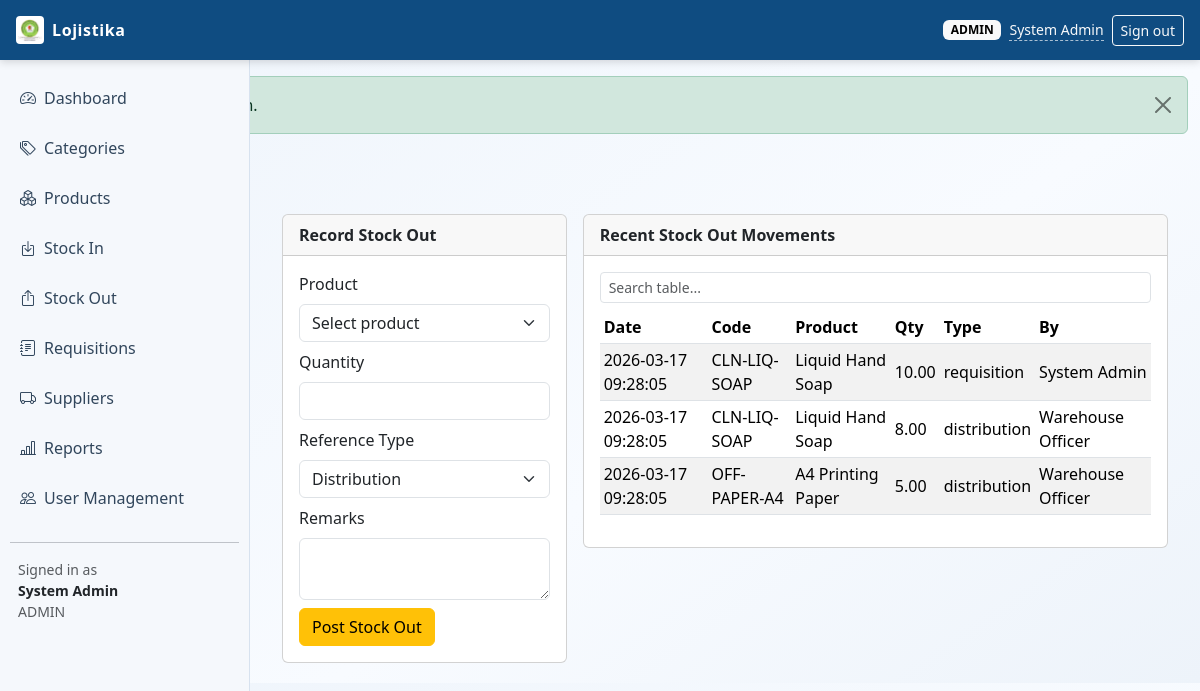
The page /index.php?page=stock_out (signed in) on the database its author committed.
### tables this page shows
CREATE TABLE stock_movements (
    id INT UNSIGNED AUTO_INCREMENT PRIMARY KEY,
    product_id INT UNSIGNED NOT NULL,
    movement_type ENUM('in', 'out') NOT NULL,
    quantity DECIMAL(12,2) NOT NULL,
    unit_cost DECIMAL(12,2) NOT NULL DEFAULT 0,
    reference_type ENUM('purchase', 'donation', 'adjustment', 'requisition', 'distribution', 'return') NOT NULL DEFAULT 'adjustment',
    reference_id INT UNSIGNED NULL,
    remarks VARCHAR(255) NULL,
    performed_by INT UNSIGNED NULL,
    created_at TIMESTAMP NOT NULL DEFAULT CURRENT_TIMESTAMP,
    CONSTRAINT chk_stock_movements_quantity CHECK (quantity > 0),
    CONSTRAINT fk_stock_movements_product FOREIGN KEY (product_id) REFERENCES products(id) ON DELETE RESTRICT,
    CONSTRAINT fk_stock_movements_user FOREIGN KEY (performed_by) REFERENCES users(id) ON DELETE SET NULL,
    INDEX idx_stock_movements_product_date (product_id, created_at),
    INDEX idx_stock_movements_reference (reference_type, reference_id)
);

CREATE TABLE products (
    id INT UNSIGNED AUTO_INCREMENT PRIMARY KEY,
    category_id INT UNSIGNED NOT NULL,
    supplier_id INT UNSIGNED NULL,
    code VARCHAR(50) NOT NULL,
    name VARCHAR(150) NOT NULL,
    unit ENUM('unit', 'liter', 'box', 'kg', 'pack') NOT NULL DEFAULT 'unit',
    min_stock DECIMAL(12,2) NOT NULL DEFAULT 0,
    is_active TINYINT(1) NOT NULL DEFAULT 1,
    created_by INT UNSIGNED NULL,
    updated_by INT UNSIGNED NULL,
    created_at TIMESTAMP NOT NULL DEFAULT CURRENT_TIMESTAMP,
    updated_at TIMESTAMP NOT NULL DEFAULT CURRENT_TIMESTAMP ON UPDATE CURRENT_TIMESTAMP,
    CONSTRAINT uq_products_code UNIQUE (code),
    CONSTRAINT fk_products_category FOREIGN KEY (category_id) REFERENCES categories(id) ON DELETE RESTRICT,
    CONSTRAINT fk_products_supplier FOREIGN KEY (supplier_id) REFERENCES suppliers(id) ON DELETE SET NULL,
    CONSTRAINT fk_products_created_by FOREIGN KEY (created_by) REFERENCES users(id) ON DELETE SET NULL,
    CONSTRAINT fk_products_updated_by FOREIGN KEY (updated_by) REFERENCES users(id) ON DELETE SET NULL
);

CREATE TABLE users (
    id INT UNSIGNED AUTO_INCREMENT PRIMARY KEY,
    full_name VARCHAR(120) NOT NULL,
    email VARCHAR(120) NOT NULL UNIQUE,
    password_hash VARCHAR(255) NOT NULL,
    role ENUM('admin', 'warehouse', 'requester') NOT NULL,
    departments VARCHAR(180) NOT NULL DEFAULT 'Departamento de Administracao e Financas',
    is_active TINYINT(1) NOT NULL DEFAULT 1,
    created_at TIMESTAMP NOT NULL DEFAULT CURRENT_TIMESTAMP,
    updated_at TIMESTAMP NOT NULL DEFAULT CURRENT_TIMESTAMP ON UPDATE CURRENT_TIMESTAMP
);

### config/db_connect.php (called while the page is built, shortened)
<?php
function env_value(array $keys, string $default = ''): string
{
    return $default;
}
function file_db_config(): array
{
    $filePath = __DIR__ . DIRECTORY_SEPARATOR . 'db_credentials.php';
    if (!is_file($filePath)) {
        return [];
    }
    $config = require $filePath;
    return is_array($config) ? $config : [];
}
function db_config(): array
{
    $fileConfig = file_db_config();
    return [
        'host' => env_value(['DB_HOST', 'MYSQL_HOST', 'DATABASE_HOST'], (string) ($fileConfig['host'] ?? '127.0.0.1')),
        'port' => (int) env_value(['DB_PORT', 'MYSQL_PORT', 'DATABASE_PORT'], (string) ($fileConfig['port'] ?? '3306')),
        'user' => env_value(['DB_USER', 'MYSQL_USER', 'DATABASE_USER'], (string) ($fileConfig['user'] ?? 'root')),
        'pass' => env_value(['DB_PASS', 'MYSQL_PASSWORD', 'DATABASE_PASSWORD'], (string) ($fileConfig['pass'] ?? '')),
        'name' => env_value(['DB_NAME', 'MYSQL_DATABASE', 'DATABASE_NAME'], (string) ($fileConfig['name'] ?? 'logistics_lms')),
    ];
}
function db_connect(): mysqli
{
    static $conn = null;
    if ($conn instanceof mysqli) {
        return $conn;
    }
    $cfg = db_config();
    try {
        $conn = new mysqli($cfg['host'], $cfg['user'], $cfg['pass'], $cfg['name'], $cfg['port']);
    } catch (mysqli_sql_exception $e) {
        http_response_code(500);
        if (stripos($e->getMessage(), 'Unknown database') !== false) {
            $sqlFile = dirname(__DIR__) . DIRECTORY_SEPARATOR . 'database.sql';
            $message = 'Database "' . $cfg['name'] . '" does not exist. Import the project SQL file first.';
            if (is_file($sqlFile)) {
                $message .= ' Expected file: ' . $sqlFile;
            }
            exit($message);
        }
        if (stripos($e->getMessage(), 'Access denied for user') !== false) {
            $configFile = __DIR__ . DIRECTORY_SEPARATOR . 'db_credentials.php';
            $message = 'Database login failed for user "' . $cfg['user'] . '" at host "' . $cfg['host'] . '".';
            $message .= ' Set hosting credentials via environment variables or create: ' . $configFile;
            exit($message);
        }
        exit('Database connection failed: ' . $e->getMessage());
    }
    $conn->set_charset('utf8mb4');
    return $conn;
}

### config/helpers.php (called while the page is built, shortened)
<?php
require_once __DIR__ . '/db_connect.php';
function db(): mysqli
{
    return db_connect();
}
function h(?string $value): string
{
    return htmlspecialchars((string) $value, ENT_QUOTES, 'UTF-8');
}

### modules/stock/stock_out.php (the view, shortened to what this page needs)
<?php
$movementsSql = "SELECT sm.created_at, p.code, p.name, sm.quantity, sm.reference_type, u.full_name
                 FROM stock_movements sm
                 INNER JOIN products p ON p.id = sm.product_id
                 LEFT JOIN users u ON u.id = sm.performed_by
                 WHERE sm.movement_type = 'out'
                 ORDER BY sm.id DESC
                 LIMIT 20";
$movements = db()->query($movementsSql);
?>
<div class="container-fluid">
    <div class="row g-3">
        <div class="col-lg-4">
            <div class="card">
                <div class="card-header fw-semibold">Record Stock Out</div>
                <div class="card-body">
                    <form method="post" class="row g-2">
                        <div class="col-12">
                            <label class="form-label">Product</label>
                            <select class="form-select" name="product_id" required>
                                <option value="">Select product</option>
                            </select>
                        </div>
                        <div class="col-12">
                            <label class="form-label">Quantity</label>
                            <input type="number" step="0.01" min="0.01" class="form-control" name="quantity" required>
                        </div>
                        <div class="col-12">
                            <label class="form-label">Reference Type</label>
                            <select class="form-select" name="reference_type" required>
                                <option value="distribution">Distribution</option>
                            </select>
                        </div>
                        <div class="col-12">
                            <label class="form-label">Remarks</label>
                            <textarea class="form-control" name="remarks" rows="2"></textarea>
                        </div>
                        <div class="col-12">
                            <button class="btn btn-warning" type="submit">Post Stock Out</button>
                        </div>
                    </form>
                </div>
            </div>
        </div>
        <div class="col-lg-8">
            <div class="card">
                <div class="card-header fw-semibold">Recent Stock Out Movements</div>
                <div class="card-body table-responsive">
                    <input type="text" class="form-control form-control-sm mb-2" placeholder="Search table..." data-table-search="stockOutTable">
                    <table id="stockOutTable" class="table table-sm table-striped align-middle">
                        <thead>
                        <tr>
                            <th>Date</th>
                            <th>Code</th>
                            <th>Product</th>
                            <th>Qty</th>
                            <th>Type</th>
                            <th>By</th>
                        </tr>
                        </thead>
                        <tbody>
                        <?php while ($row = $movements->fetch_assoc()): ?>
                            <tr>
                                <td><?= h($row['created_at']) ?></td>
                                <td><?= h($row['code']) ?></td>
                                <td><?= h($row['name']) ?></td>
                                <td><?= h((string) $row['quantity']) ?></td>
                                <td><?= h($row['reference_type']) ?></td>
                                <td><?= h($row['full_name']) ?></td>
                            </tr>
                        <?php endwhile; ?>
                        </tbody>
                    </table>
                </div>
            </div>
        </div>
    </div>
</div>

### assets/css/style.css (style rules this page uses)
:root { --lms-header: #0f4c81; --lms-sidebar: #f5f8fc; --lms-accent: #1f6fb2; --lms-text: #1c2733; --lms-border: #d7e2ef; }
body { font-family: "Segoe UI", Tahoma, Geneva, Verdana, sans-serif; background: linear-gradient(145deg, #eef4fb 0%, #f8fbff 60%, #edf3fa 100%); color: var(--lms-text); }
.table thead { background: #edf4fb; }

### rows shown on the page
stock_movements: created_at "2026-03-17 09:28:05", product.code "CLN-LIQ-SOAP", product.name "Liquid Hand Soap", quantity "10.00", reference_type "requisition", performed_by.full_name "System Admin"
stock_movements: created_at "2026-03-17 09:28:05", product.code "CLN-LIQ-SOAP", product.name "Liquid Hand Soap", quantity "8.00", reference_type "distribution", performed_by.full_name "Warehouse Officer"
stock_movements: created_at "2026-03-17 09:28:05", product.code "OFF-PAPER-A4", product.name "A4 Printing Paper", quantity "5.00", reference_type "distribution", performed_by.full_name "Warehouse Officer"

### other values the page prints
$user['role'] "ADMIN"
$user['full_name'] "System Admin"
